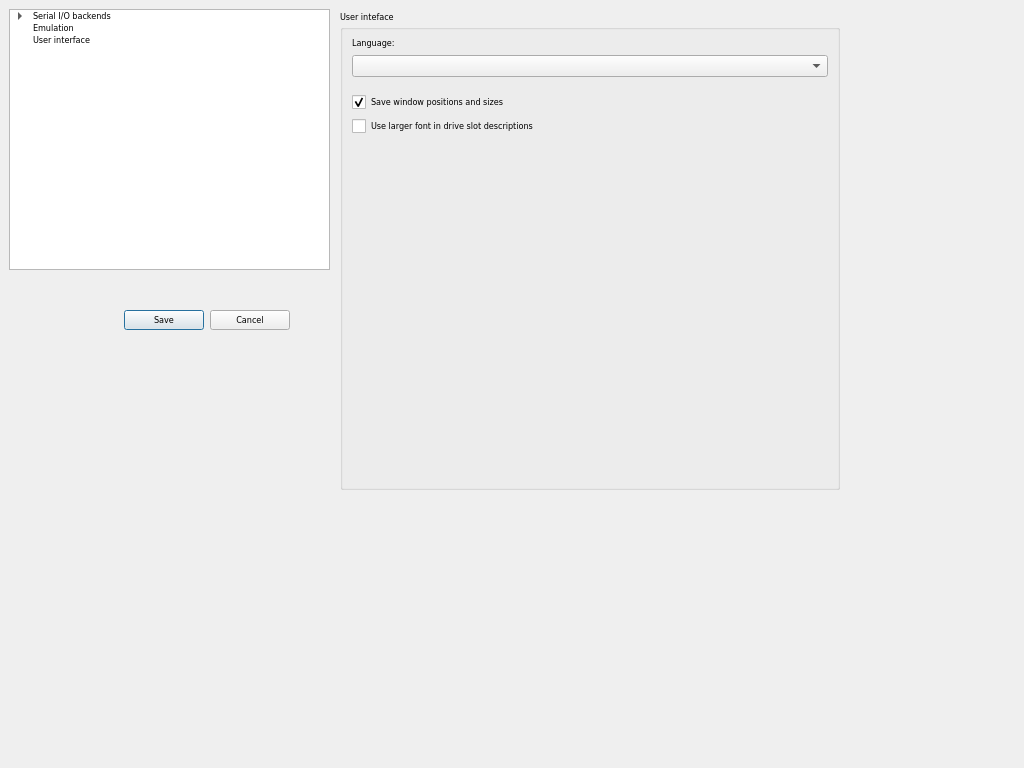
<?xml version="1.0" encoding="UTF-8"?>
<ui version="4.0">
 <class>OptionsDialog</class>
 <widget class="QDialog" name="OptionsDialog">
  <property name="windowModality">
   <enum>Qt::ApplicationModal</enum>
  </property>
  <property name="geometry">
   <rect>
    <x>0</x>
    <y>0</y>
    <width>1024</width>
    <height>768</height>
   </rect>
  </property>
  <property name="sizePolicy">
   <sizepolicy hsizetype="Fixed" vsizetype="Fixed">
    <horstretch>0</horstretch>
    <verstretch>0</verstretch>
   </sizepolicy>
  </property>
  <property name="font">
   <font>
    <family>DejaVu Sans Condensed</family>
    <pointsize>7</pointsize>
   </font>
  </property>
  <property name="windowTitle">
   <string>Options</string>
  </property>
  <property name="locale">
   <locale language="English" country="UnitedStates"/>
  </property>
  <property name="modal">
   <bool>false</bool>
  </property>
  <widget class="QTreeWidget" name="treeWidget">
   <property name="geometry">
    <rect>
     <x>9</x>
     <y>9</y>
     <width>321</width>
     <height>261</height>
    </rect>
   </property>
   <property name="sizePolicy">
    <sizepolicy hsizetype="Preferred" vsizetype="Preferred">
     <horstretch>0</horstretch>
     <verstretch>0</verstretch>
    </sizepolicy>
   </property>
   <property name="lineWidth">
    <number>1</number>
   </property>
   <property name="iconSize">
    <size>
     <width>0</width>
     <height>0</height>
    </size>
   </property>
   <property name="headerHidden">
    <bool>true</bool>
   </property>
   <column>
    <property name="text">
     <string>1</string>
    </property>
   </column>
   <item>
    <property name="text">
     <string>Serial I/O backends</string>
    </property>
    <property name="flags">
     <set>ItemIsDragEnabled|ItemIsUserCheckable|ItemIsEnabled</set>
    </property>
    <item>
     <property name="text">
      <string>Sio2PC-USB</string>
     </property>
     <property name="checkState">
      <enum>Checked</enum>
     </property>
    </item>
    <item>
     <property name="text">
      <string>AtariSIO</string>
     </property>
     <property name="font">
      <font>
       <strikeout>false</strikeout>
      </font>
     </property>
     <property name="background">
      <brush brushstyle="NoBrush">
       <color alpha="255">
        <red>147</red>
        <green>147</green>
        <blue>147</blue>
       </color>
      </brush>
     </property>
     <property name="foreground">
      <brush brushstyle="NoBrush">
       <color alpha="255">
        <red>221</red>
        <green>221</green>
        <blue>221</blue>
       </color>
      </brush>
     </property>
     <property name="checkState">
      <enum>Unchecked</enum>
     </property>
     <property name="flags">
      <set>ItemIsDragEnabled</set>
     </property>
    </item>
   </item>
   <item>
    <property name="text">
     <string>Emulation</string>
    </property>
   </item>
   <item>
    <property name="text">
     <string>User interface</string>
    </property>
   </item>
  </widget>
  <widget class="QStackedWidget" name="stackedWidget">
   <property name="geometry">
    <rect>
     <x>340</x>
     <y>10</y>
     <width>500</width>
     <height>480</height>
    </rect>
   </property>
   <property name="sizePolicy">
    <sizepolicy hsizetype="Expanding" vsizetype="Preferred">
     <horstretch>0</horstretch>
     <verstretch>0</verstretch>
    </sizepolicy>
   </property>
   <property name="currentIndex">
    <number>3</number>
   </property>
   <widget class="QWidget" name="page_serialPort">
    <layout class="QVBoxLayout" name="verticalLayout_2">
     <property name="spacing">
      <number>0</number>
     </property>
     <property name="leftMargin">
      <number>0</number>
     </property>
     <property name="topMargin">
      <number>0</number>
     </property>
     <property name="rightMargin">
      <number>0</number>
     </property>
     <property name="bottomMargin">
      <number>0</number>
     </property>
     <item>
      <widget class="QGroupBox" name="serialPortGroup">
       <property name="sizePolicy">
        <sizepolicy hsizetype="Preferred" vsizetype="Preferred">
         <horstretch>0</horstretch>
         <verstretch>0</verstretch>
        </sizepolicy>
       </property>
       <property name="font">
        <font>
         <family>MS Shell Dlg 2</family>
        </font>
       </property>
       <property name="title">
        <string>Standard serial port backend options</string>
       </property>
       <layout class="QVBoxLayout" name="verticalLayout_3">
        <property name="spacing">
         <number>4</number>
        </property>
        <property name="topMargin">
         <number>1</number>
        </property>
        <item>
         <widget class="QComboBox" name="serialPortHandshakeCombo">
          <property name="minimumSize">
           <size>
            <width>0</width>
            <height>0</height>
           </size>
          </property>
          <item>
           <property name="text">
            <string>RI</string>
           </property>
          </item>
          <item>
           <property name="text">
            <string>DSR</string>
           </property>
          </item>
          <item>
           <property name="text">
            <string>CTS</string>
           </property>
          </item>
          <item>
           <property name="text">
            <string>NONE (Windows ONLY - Experimental)</string>
           </property>
          </item>
         </widget>
        </item>
        <item>
         <widget class="QComboBox" name="serialPortBaudCombo">
          <property name="minimumSize">
           <size>
            <width>0</width>
            <height>0</height>
           </size>
          </property>
          <property name="currentIndex">
           <number>2</number>
          </property>
          <item>
           <property name="text">
            <string>19200 (1x)</string>
           </property>
          </item>
          <item>
           <property name="text">
            <string>38400 (2x)</string>
           </property>
          </item>
          <item>
           <property name="text">
            <string>57600 (3x)</string>
           </property>
          </item>
         </widget>
        </item>
        <item>
         <widget class="QCheckBox" name="serialPortUseDivisorsBox">
          <property name="text">
           <string>Use non-standard speeds (divisor):</string>
          </property>
         </widget>
        </item>
        <item>
         <widget class="QSpinBox" name="serialPortDivisorEdit">
          <property name="enabled">
           <bool>false</bool>
          </property>
          <property name="sizePolicy">
           <sizepolicy hsizetype="Preferred" vsizetype="Fixed">
            <horstretch>0</horstretch>
            <verstretch>0</verstretch>
           </sizepolicy>
          </property>
          <property name="minimumSize">
           <size>
            <width>0</width>
            <height>0</height>
           </size>
          </property>
          <property name="baseSize">
           <size>
            <width>0</width>
            <height>0</height>
           </size>
          </property>
          <property name="font">
           <font>
            <pointsize>12</pointsize>
           </font>
          </property>
          <property name="frame">
           <bool>true</bool>
          </property>
          <property name="maximum">
           <number>40</number>
          </property>
          <property name="value">
           <number>6</number>
          </property>
         </widget>
        </item>
        <item>
         <spacer name="serialPortSpacer1">
          <property name="orientation">
           <enum>Qt::Vertical</enum>
          </property>
          <property name="sizeType">
           <enum>QSizePolicy::Minimum</enum>
          </property>
          <property name="sizeHint" stdset="0">
           <size>
            <width>20</width>
            <height>5</height>
           </size>
          </property>
         </spacer>
        </item>
       </layout>
      </widget>
     </item>
    </layout>
   </widget>
   <widget class="QWidget" name="page_atariSio">
    <layout class="QVBoxLayout" name="verticalLayout_4">
     <property name="spacing">
      <number>0</number>
     </property>
     <property name="leftMargin">
      <number>0</number>
     </property>
     <property name="topMargin">
      <number>0</number>
     </property>
     <property name="rightMargin">
      <number>0</number>
     </property>
     <property name="bottomMargin">
      <number>0</number>
     </property>
     <item>
      <widget class="QGroupBox" name="atariSioGroup">
       <property name="title">
        <string>AtariSIO backend options</string>
       </property>
       <layout class="QVBoxLayout" name="verticalLayout_5">
        <item>
         <widget class="QCheckBox" name="atariSioBox">
          <property name="enabled">
           <bool>false</bool>
          </property>
          <property name="text">
           <string>Use this backend</string>
          </property>
         </widget>
        </item>
        <item>
         <widget class="QLabel" name="atariSioDriverNameLabel">
          <property name="sizePolicy">
           <sizepolicy hsizetype="Expanding" vsizetype="Fixed">
            <horstretch>0</horstretch>
            <verstretch>0</verstretch>
           </sizepolicy>
          </property>
          <property name="text">
           <string>Device name:</string>
          </property>
         </widget>
        </item>
        <item>
         <widget class="QLineEdit" name="atariSioDriverNameEdit">
          <property name="text">
           <string>/dev/atarisio0</string>
          </property>
         </widget>
        </item>
        <item>
         <widget class="QLabel" name="atariSioHandshakingMethodLabel">
          <property name="sizePolicy">
           <sizepolicy hsizetype="Preferred" vsizetype="Fixed">
            <horstretch>0</horstretch>
            <verstretch>0</verstretch>
           </sizepolicy>
          </property>
          <property name="text">
           <string>Handshake method:</string>
          </property>
         </widget>
        </item>
        <item>
         <widget class="QComboBox" name="atariSioHandshakingMethodCombo">
          <item>
           <property name="text">
            <string>RI</string>
           </property>
          </item>
          <item>
           <property name="text">
            <string>DSR</string>
           </property>
          </item>
          <item>
           <property name="text">
            <string>CTS</string>
           </property>
          </item>
         </widget>
        </item>
        <item>
         <spacer name="atariSioSpacer1">
          <property name="orientation">
           <enum>Qt::Vertical</enum>
          </property>
          <property name="sizeHint" stdset="0">
           <size>
            <width>20</width>
            <height>148</height>
           </size>
          </property>
         </spacer>
        </item>
       </layout>
      </widget>
     </item>
    </layout>
   </widget>
   <widget class="QWidget" name="page_emulation">
    <layout class="QVBoxLayout" name="verticalLayout_10">
     <property name="spacing">
      <number>0</number>
     </property>
     <property name="leftMargin">
      <number>0</number>
     </property>
     <property name="topMargin">
      <number>0</number>
     </property>
     <property name="rightMargin">
      <number>0</number>
     </property>
     <property name="bottomMargin">
      <number>0</number>
     </property>
     <item>
      <widget class="QGroupBox" name="emulationGroup">
       <property name="sizePolicy">
        <sizepolicy hsizetype="Preferred" vsizetype="Preferred">
         <horstretch>0</horstretch>
         <verstretch>0</verstretch>
        </sizepolicy>
       </property>
       <property name="minimumSize">
        <size>
         <width>300</width>
         <height>0</height>
        </size>
       </property>
       <property name="title">
        <string>Emulation</string>
       </property>
       <layout class="QGridLayout" name="gridLayout_3">
        <item row="0" column="0" colspan="2">
         <widget class="QCheckBox" name="emulationHighSpeedExeLoaderBox">
          <property name="minimumSize">
           <size>
            <width>300</width>
            <height>0</height>
           </size>
          </property>
          <property name="text">
           <string>Use high speed executable loader</string>
          </property>
          <property name="checked">
           <bool>true</bool>
          </property>
         </widget>
        </item>
        <item row="1" column="1">
         <spacer name="emulationSpacer1">
          <property name="orientation">
           <enum>Qt::Vertical</enum>
          </property>
          <property name="sizeType">
           <enum>QSizePolicy::Fixed</enum>
          </property>
          <property name="sizeHint" stdset="0">
           <size>
            <width>20</width>
            <height>10</height>
           </size>
          </property>
         </spacer>
        </item>
        <item row="2" column="0" colspan="2">
         <widget class="QCheckBox" name="emulationUseCustomCasBaudBox">
          <property name="sizePolicy">
           <sizepolicy hsizetype="Minimum" vsizetype="Fixed">
            <horstretch>0</horstretch>
            <verstretch>0</verstretch>
           </sizepolicy>
          </property>
          <property name="minimumSize">
           <size>
            <width>300</width>
            <height>0</height>
           </size>
          </property>
          <property name="text">
           <string>Use custom baud rate for cas emulation</string>
          </property>
         </widget>
        </item>
        <item row="3" column="0" colspan="2">
         <widget class="QSpinBox" name="emulationCustomCasBaudSpin">
          <property name="enabled">
           <bool>false</bool>
          </property>
          <property name="minimumSize">
           <size>
            <width>230</width>
            <height>0</height>
           </size>
          </property>
          <property name="minimum">
           <number>425</number>
          </property>
          <property name="maximum">
           <number>875</number>
          </property>
          <property name="value">
           <number>600</number>
          </property>
         </widget>
        </item>
        <item row="4" column="1">
         <spacer name="verticalSpacer_2">
          <property name="orientation">
           <enum>Qt::Vertical</enum>
          </property>
          <property name="sizeType">
           <enum>QSizePolicy::Fixed</enum>
          </property>
          <property name="sizeHint" stdset="0">
           <size>
            <width>20</width>
            <height>10</height>
           </size>
          </property>
         </spacer>
        </item>
        <item row="5" column="0">
         <widget class="QLabel" name="label">
          <property name="minimumSize">
           <size>
            <width>0</width>
            <height>0</height>
           </size>
          </property>
          <property name="font">
           <font>
            <italic>false</italic>
           </font>
          </property>
          <property name="text">
           <string> Folder Images:</string>
          </property>
         </widget>
        </item>
        <item row="6" column="0" colspan="2">
         <widget class="QCheckBox" name="filterUscore">
          <property name="minimumSize">
           <size>
            <width>300</width>
            <height>0</height>
           </size>
          </property>
          <property name="maximumSize">
           <size>
            <width>16777215</width>
            <height>16777215</height>
           </size>
          </property>
          <property name="text">
           <string>Filter out underscore character from file names</string>
          </property>
          <property name="checked">
           <bool>true</bool>
          </property>
         </widget>
        </item>
        <item row="7" column="0" colspan="2">
         <widget class="QLabel" name="label_2">
          <property name="minimumSize">
           <size>
            <width>300</width>
            <height>0</height>
           </size>
          </property>
          <property name="font">
           <font>
            <italic>true</italic>
           </font>
          </property>
          <property name="text">
           <string>        (Required for AtariDOS compatibility)</string>
          </property>
         </widget>
        </item>
        <item row="8" column="1">
         <spacer name="emulationSpacer2">
          <property name="orientation">
           <enum>Qt::Vertical</enum>
          </property>
          <property name="sizeHint" stdset="0">
           <size>
            <width>20</width>
            <height>40</height>
           </size>
          </property>
         </spacer>
        </item>
       </layout>
      </widget>
     </item>
    </layout>
   </widget>
   <widget class="QWidget" name="page_i18n">
    <layout class="QGridLayout" name="gridLayout">
     <property name="leftMargin">
      <number>0</number>
     </property>
     <property name="topMargin">
      <number>0</number>
     </property>
     <property name="rightMargin">
      <number>0</number>
     </property>
     <property name="bottomMargin">
      <number>0</number>
     </property>
     <property name="spacing">
      <number>0</number>
     </property>
     <item row="0" column="0">
      <widget class="QGroupBox" name="uiGroup">
       <property name="minimumSize">
        <size>
         <width>258</width>
         <height>208</height>
        </size>
       </property>
       <property name="title">
        <string>User inteface</string>
       </property>
       <layout class="QGridLayout" name="gridLayout_2">
        <item row="0" column="0">
         <widget class="QLabel" name="i18nLanguageLabel">
          <property name="text">
           <string>Language:</string>
          </property>
         </widget>
        </item>
        <item row="1" column="0">
         <widget class="QComboBox" name="i18nLanguageCombo"/>
        </item>
        <item row="4" column="0">
         <widget class="QCheckBox" name="saveWinPosBox">
          <property name="text">
           <string>Save window positions and sizes</string>
          </property>
          <property name="checked">
           <bool>true</bool>
          </property>
         </widget>
        </item>
        <item row="6" column="0">
         <spacer name="i18nSpacer2">
          <property name="orientation">
           <enum>Qt::Vertical</enum>
          </property>
          <property name="sizeHint" stdset="0">
           <size>
            <width>20</width>
            <height>40</height>
           </size>
          </property>
         </spacer>
        </item>
        <item row="3" column="0">
         <spacer name="verticalSpacer">
          <property name="orientation">
           <enum>Qt::Vertical</enum>
          </property>
          <property name="sizeType">
           <enum>QSizePolicy::Fixed</enum>
          </property>
          <property name="sizeHint" stdset="0">
           <size>
            <width>20</width>
            <height>10</height>
           </size>
          </property>
         </spacer>
        </item>
        <item row="5" column="0">
         <widget class="QCheckBox" name="useLargerFont">
          <property name="enabled">
           <bool>true</bool>
          </property>
          <property name="text">
           <string>Use larger font in drive slot descriptions</string>
          </property>
          <property name="checked">
           <bool>false</bool>
          </property>
         </widget>
        </item>
       </layout>
      </widget>
     </item>
    </layout>
   </widget>
  </widget>
  <widget class="QDialogButtonBox" name="buttonBox">
   <property name="geometry">
    <rect>
     <x>-10</x>
     <y>290</y>
     <width>300</width>
     <height>60</height>
    </rect>
   </property>
   <property name="toolTip">
    <string>Save/Commit or Cancel/Ignore changes made to the settings</string>
   </property>
   <property name="statusTip">
    <string/>
   </property>
   <property name="orientation">
    <enum>Qt::Horizontal</enum>
   </property>
   <property name="standardButtons">
    <set>QDialogButtonBox::Cancel|QDialogButtonBox::Save</set>
   </property>
  </widget>
 </widget>
 <resources/>
 <connections>
  <connection>
   <sender>buttonBox</sender>
   <signal>accepted()</signal>
   <receiver>OptionsDialog</receiver>
   <slot>accept()</slot>
   <hints>
    <hint type="sourcelabel">
     <x>248</x>
     <y>254</y>
    </hint>
    <hint type="destinationlabel">
     <x>157</x>
     <y>274</y>
    </hint>
   </hints>
  </connection>
  <connection>
   <sender>buttonBox</sender>
   <signal>rejected()</signal>
   <receiver>OptionsDialog</receiver>
   <slot>reject()</slot>
   <hints>
    <hint type="sourcelabel">
     <x>316</x>
     <y>260</y>
    </hint>
    <hint type="destinationlabel">
     <x>286</x>
     <y>274</y>
    </hint>
   </hints>
  </connection>
 </connections>
</ui>
